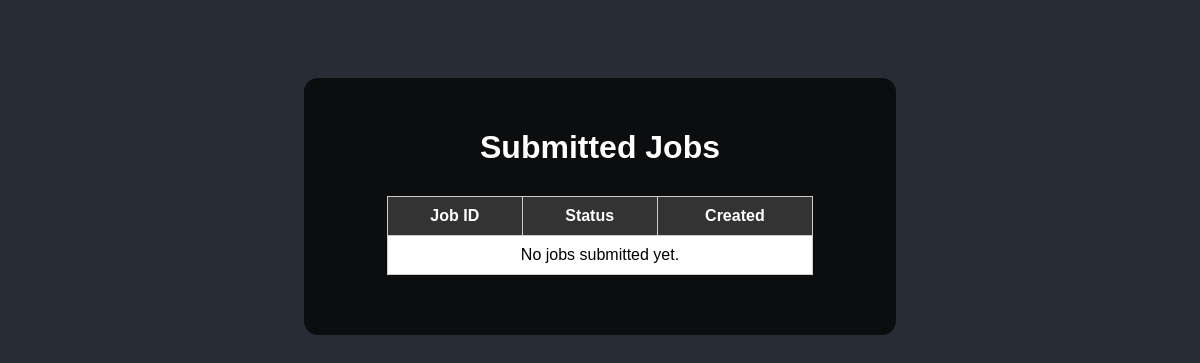
The page /qmodel/job_list/ on the database as committed earlier.
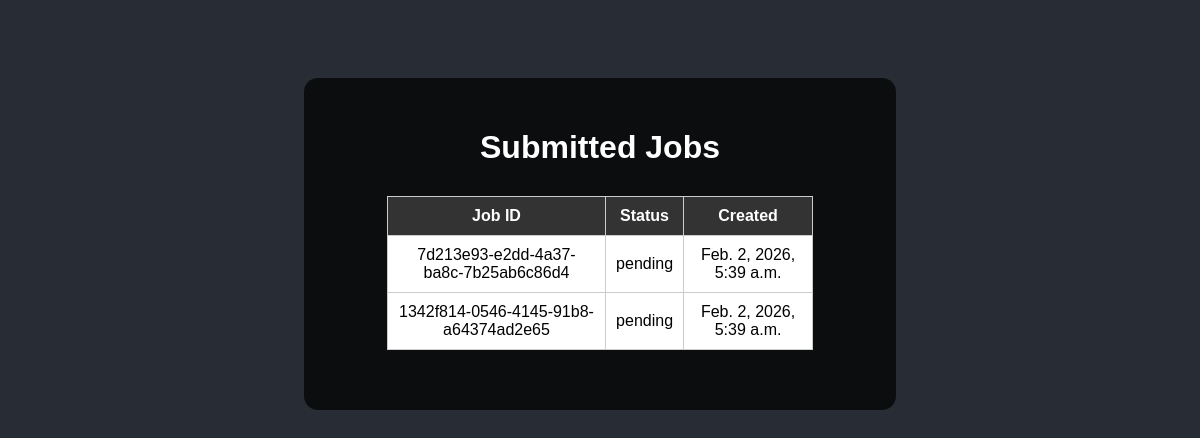
The same page on the database as committed later.
### qmodel/models.py (models this page shows, shortened)
class Job(models.Model):
    job_id = models.UUIDField(primary_key=True, default=uuid.uuid4, editable=False)
    job_env_config = models.JSONField()  # Stores the 'job_evn' dictionary from the JSON
    status = models.CharField(
        max_length=32, choices=STATUS_CHOICES, default="pending"
    )  # Current status of the job
    created_at = models.DateTimeField(
        auto_now_add=True
    )  # Automatically sets the timestamp when the job is created

### qmodel/views.py (the view)
# urls.py: path("job_list/", views.job_list, name="job_list"),
def job_list(request):
    jobs = Job.objects.all().order_by("-created_at")
    job_steps = (
        JobStep.objects.all()
        .select_related("job", "config_block_hash")
        .order_by("job__created_at", "id")
    )
    context = {"jobs": jobs, "job_steps": job_steps}
    return render(request, "qmodel/job_list.html", context)

### qmodel/templates/qmodel/job_list.html (shortened to what this page needs)
<!DOCTYPE html>
<html lang="en">
<head>
</head>
<body>
    <div class="container">
        <h1>Submitted Jobs</h1>
        <table>
            <thead>
                <tr>
                    <th>Job ID</th>
                    <th>Status</th>
                    <th>Created</th>
                </tr>
            </thead>
            <tbody>
                {% for job in jobs %}
                <tr>
                    <td>{{ job.job_id }}</td>
                    <td>{{ job.status }}</td>
                    <td>{{ job.created_at }}</td>
                </tr>
                {% empty %}
                <tr>
                    <td colspan="3">No jobs submitted yet.</td>
                </tr>
                {% endfor %}
            </tbody>
        </table>
    </div>
</body>
</html>

Rows that differ between the two databases and show on the page:
added Job: job_id "7d213e93-e2dd-4a37-ba8c-7b25ab6c86d4", status "pending", created_at "Feb. 2, 2026, 5:39 a.m."
added Job: job_id "1342f814-0546-4145-91b8-a64374ad2e65", status "pending", created_at "Feb. 2, 2026, 5:39 a.m."
Other text that changed with them:
text no longer shown: "No jobs submitted yet."
